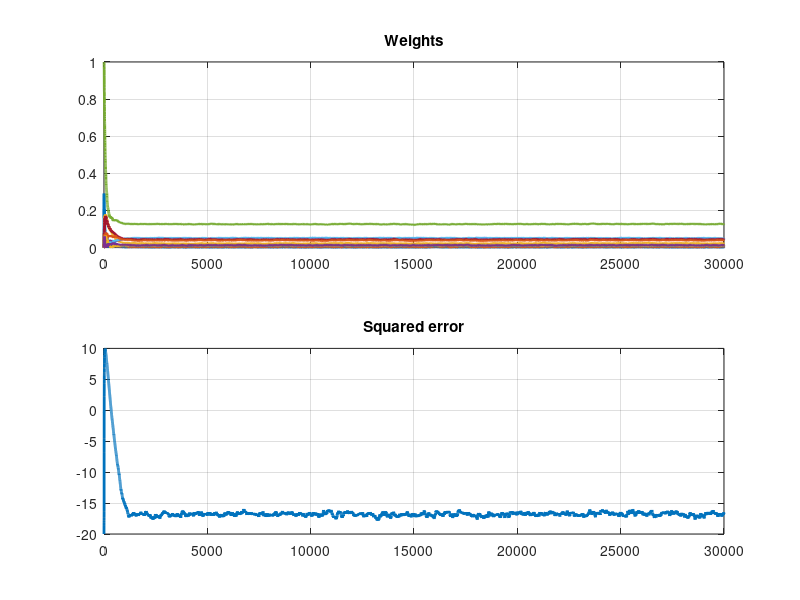
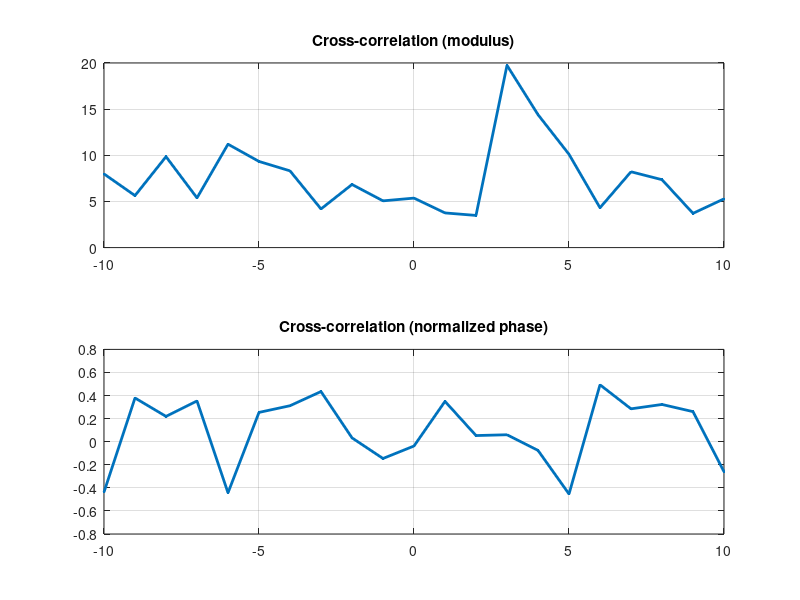
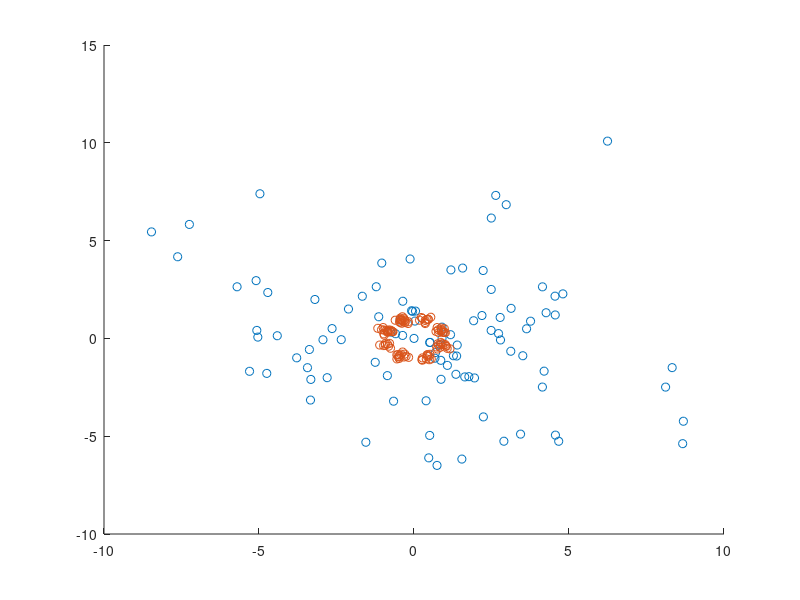

Here is the MATLAB script that generated these plots, in order: (Note: this script raises an error after producing the figures.)
%% partial solution of problem 5
%
clear all
close all

%% configuration
%
n=10;                     % transversal filter order
T=30000;                  % number of samples
f=[1,-1,2,-2,7,2,2,2,-1]; % channel impulse response
sigma=0.01;               % standard deviation of the channel noise
mu=0.1;                   % adaptation step size
M = 8; % PSK order

fname = "../results/ex5_1.mat";

%% Generate signals
data = randi([0 M-1],1,T);
u = pskmod(data,M,pi/M);
x=filter([1,-1,2,-2,7,2,2,2,-1],1,u)+ ...
       sigma*(sqrt(2)*randn(1,T)+1i*sqrt(2)*randn(1,T)); % received data
%%
W=zeros(T+1,n+1);
W(1,round(n/2))=1;
xx=zeros(1,n+1);
d=0*x;
e=zeros(T,1);
for t=1:T
  xx=[x(t) xx(1:n)]; % tapped delay line signals
  y=W(t,:)*xx';
  d(t) = y;
  e(t)= pskmod(pskdemod(y,M,pi/M),M,pi/M)-y;
  W(t+1,:)=W(t,:)+2*mu*xx*e(t)/(1e-300+xx*xx');
end

%% squared error
%
lambda=0.99; % forgetting factor
xi=filter(1-lambda,[1 -lambda],abs(e).^2);

%% cross correlation between u and d
%
r=zeros(1,2*n-1);
rn=100;
i=T-rn+1-n:T-n;
for k=-n:n
  r(n+1+k)=u(i+k)*d(i)';
end
[m,i]=max(abs(r));
delay=i-n-1

%% display
%

figure(1);
subplot(2,1,1);
plot(0:T,abs(W),'Linewidth',2);
title('Weights');
grid on
subplot(2,1,2);
plot(0:T-1,10*log10(xi),'Linewidth',2);
title('Squared error');
grid on

figure(2)
subplot(2,1,1);
plot(-n:n,abs(r),'.-','Linewidth',2);
title('Cross-correlation (modulus)');
grid on
subplot(2,1,2);
plot(-n:n,angle(r)/(2*pi),'.-','Linewidth',2);
title('Cross-correlation (normalized phase)');
grid on

figure(3); hold on;
scatter(real(d(1:100)),imag(d(1:100)));
scatter(real(d(end-100:end)),imag(d(end-100:end)));

save(fname,'W','xi',"d");
